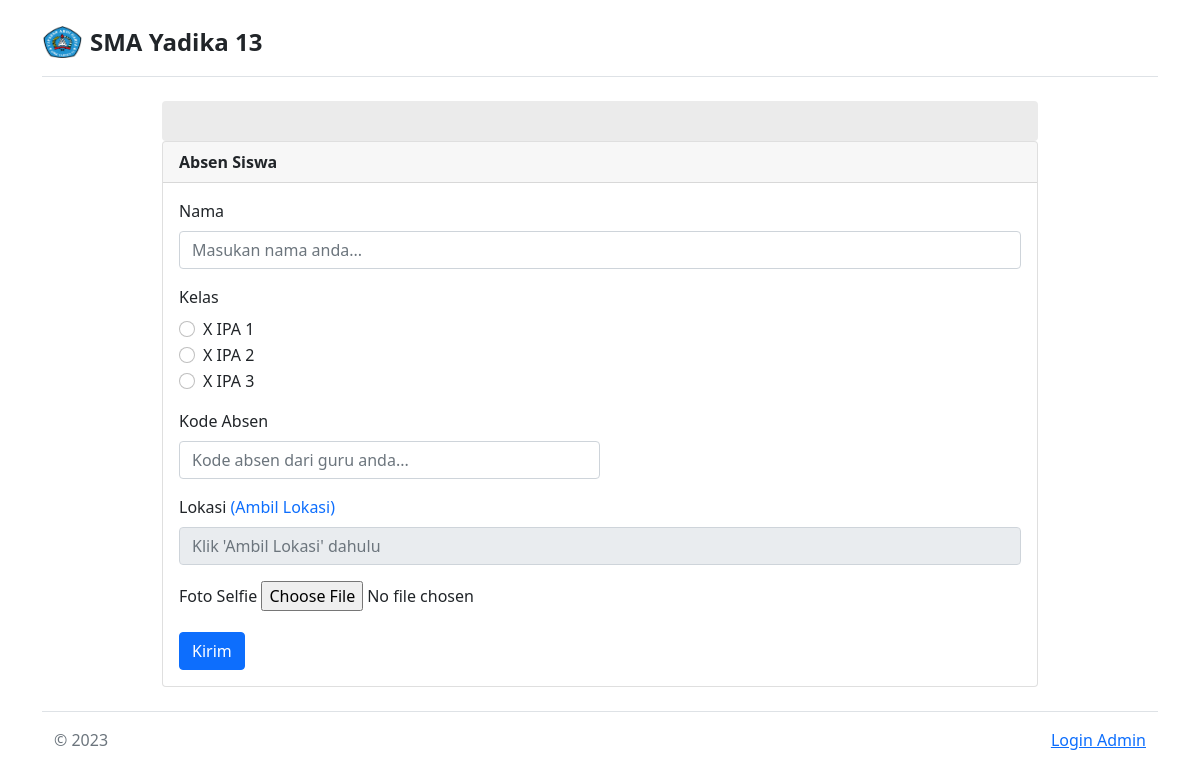
The page / on the database its author committed.
### tables this page shows
CREATE TABLE `kelas` (
  `id_kelas` int(255) NOT NULL,
  `nama_kelas` varchar(255) NOT NULL,
  `jumlah_murid` int(255) NOT NULL
);

### application/controllers/Home.php (called while the page is built, shortened)
<?php
class Home extends CI_Controller {
	public function __construct()
	{
		$this->load->model('akun_model');
		$this->load->model('crud_model');
		$this->load->helper(array('form', 'url'));
	}
	public function index()
	{
		$data['array_kelas'] = $this->crud_model->mengambil_data('kelas');
		$data['array_siswa'] = $this->crud_model->mengambil_data('siswa');
		$this->load->view('home_index',$data);
	}
}

### index.php (called while the page is built, shortened)
<?php
require_once BASEPATH.'core/CodeIgniter.php';

### application/models/Crud_model.php (called while the page is built, shortened)
<?php
class Crud_model extends CI_Model{
	public function mengambil_data($nama_tabel)
	{
		$this->db->select('*');
		$this->db->from($nama_tabel);
		$query = $this->db->get();
		return $query->result();
	}
}

### application/views/home_index.php (the view, shortened to what this page needs)
<!doctype html>
<html lang="en">
  <head>
	<link href="<?=base_url();?>css/bootstrap.min.css" rel="stylesheet" >
	<link href="<?=base_url();?>css/style.css" rel="stylesheet" >
  </head>
  <body>
	<main>
	  <div class="container py-4">
		<header class="pb-3 mb-4 border-bottom">
		  <a href="/" class="d-flex align-items-center text-dark text-decoration-none">
			<img src="<?=base_url()?>img/yadika.png" width="40" height="32" class="me-2">
			<span class="fs-4 fw-bold">SMA Yadika 13</span>
		  </a>
		</header>
		<div class="container" style="max-width: 900px;">
			<div class="clock">
			</div>
			<div class="card">
			  <div class="card-header fw-bold">
				Absen Siswa
			  </div>
			  <div class="card-body">
				<form method="post" enctype="multipart/form-data" action="<?=site_url('home/home_absen_go')?>">
				  <div class="mb-3">
					<label class="form-label">Nama</label>
					<input name="nama_siswa" required list="list_murid" type="text" class="form-control" placeholder="Masukan nama anda..." >
				  </div>
				  <div class="mb-3">
					<label class="form-label">Kelas</label>
                    <?php foreach($array_kelas as $kelas): ?>
					<div class="form-check">
                      <input class="form-check-input" type="radio" name="id_kelas" id="gridRadios1" value="<?=$kelas->id_kelas?>">
                      <label class="form-check-label" for="gridRadios1"><?=$kelas->nama_kelas?></label>
                    </div>
					<?php endforeach; ?>
				  </div>
				  <div class="mb-3">
					<label class="form-label">Kode Absen</label>
					<input required name="kode_absen" type="text" class="form-control w-50" placeholder="Kode absen dari guru anda...">
				  </div>
				  <div class="mb-3">
					<label class="form-label">Lokasi <span class="text-primary" onclick="getLocation()">(Ambil Lokasi)</span></label>
					<input required readonly name="lokasi" id="lokasi" type="text" class="form-control" placeholder="Klik 'Ambil Lokasi' dahulu" >
				  </div>
				  <?php echo form_open_multipart('home/home_absen_go');?>
				  <div class="mb-3">
					<label class="form-label">Foto Selfie</label>
					<input type="file" enctype="multipart/form-data" name="gambar">
				  </div>
				  <button type="submit" class="btn btn-primary">Kirim</button>
				</form>
			  </div>
			</div>
		</div>
		<footer class="pt-3 mt-4 container text-muted border-top">
			<div class="d-flex justify-content-between">
				<div>&copy; 2023</div>
				<div><a href="<?=site_url('akun')?>">Login Admin</a></div>
			</div>
		</footer>
	  </div>
	</main>
  </body>
</html>

### css/style.css (style rules this page uses)
.clock { background-color: #ebebeb; text-align:center; font-size:55px; height: 100%; padding-top: 20px; padding-bottom: 20px; font-family: 'Orbitron'; border-radius: 4px; }

### rows shown on the page
kelas: nama_kelas "X IPA 1"
kelas: nama_kelas "X IPA 2"
kelas: nama_kelas "X IPA 3"
